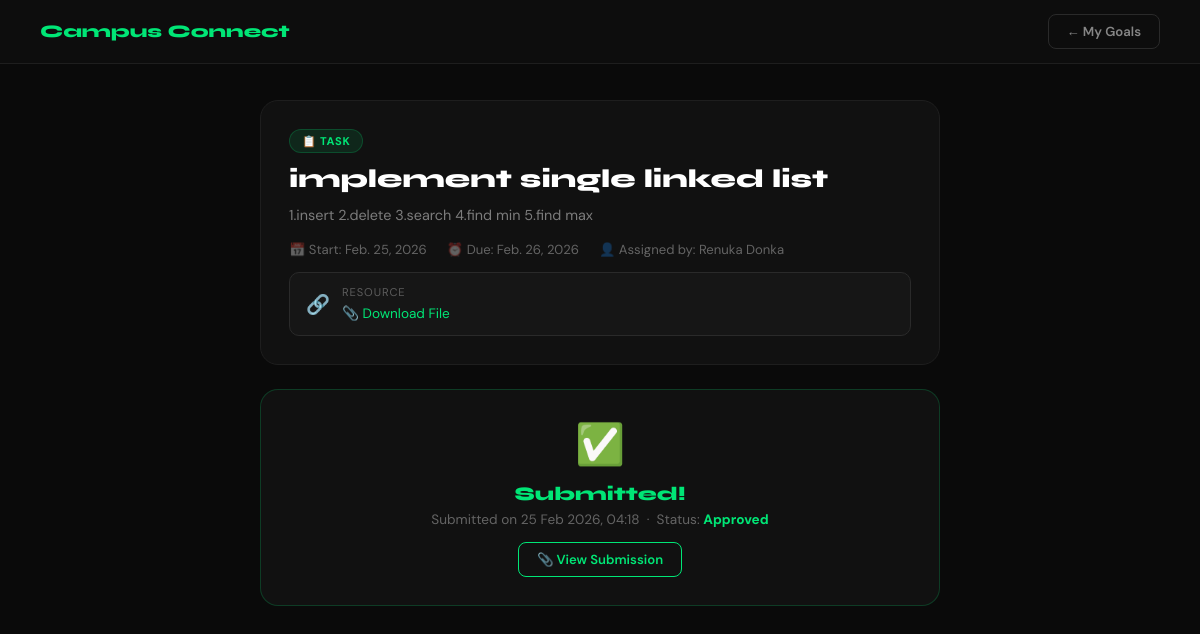
/study/goals/1/ (signed in), run on the app's committed database.
### campusconnect/models.py (models this page shows, shortened)
class Goal(models.Model):
    GOAL_TYPE = [
        ('task',  'Task'),
        ('quiz',  'Quiz'),
    ]
    STATUS = [
        ('active',    'Active'),
        ('completed', 'Completed'),
        ('overdue',   'Overdue'),
    ]
    title           = models.CharField(max_length=200)
    description     = models.TextField(blank=True)
    goal_type       = models.CharField(max_length=10, choices=GOAL_TYPE, default='task')
    assigned_by     = models.ForeignKey(User, on_delete=models.CASCADE, related_name='goals_created')
    assigned_to     = models.ManyToManyField(User, related_name='goals_assigned', blank=True)
    start_date      = models.DateField()
    due_date        = models.DateField()
    resource_link   = models.URLField(blank=True, null=True)
    resource_file   = models.FileField(upload_to='goal_resources/', blank=True, null=True)
    status          = models.CharField(max_length=20, choices=STATUS, default='active')
    created_at      = models.DateTimeField(auto_now_add=True)
    class Meta:
        ordering = ['-created_at']

class GoalSubmission(models.Model):
    STATUS = [
        ('submitted', 'Submitted'),
        ('reviewed',  'Reviewed'),
        ('approved',  'Approved'),
        ('rejected',  'Rejected'),
    ]
    goal        = models.ForeignKey(Goal, on_delete=models.CASCADE, related_name='submissions')
    student     = models.ForeignKey(User, on_delete=models.CASCADE, related_name='goal_submissions')
    file        = models.FileField(upload_to='goal_submissions/', blank=True, null=True)
    note        = models.TextField(blank=True)
    quiz_score  = models.FloatField(null=True, blank=True)
    quiz_total  = models.IntegerField(null=True, blank=True)
    status      = models.CharField(max_length=20, choices=STATUS, default='submitted')
    feedback    = models.TextField(blank=True)
    submitted_at = models.DateTimeField(auto_now_add=True)
    class Meta:
        unique_together = ('goal', 'student')
        ordering = ['-submitted_at']

### campusconnect/views.py (the view, shortened to what this page needs)
# urls.py: path('study/goals/<int:goal_id>/',          views.goal_detail,       name='goal_detail'),
def goal_detail(request, goal_id):
    if not request.user.is_authenticated:
        return redirect('login')
    goal = get_object_or_404(Goal, id=goal_id, assigned_to=request.user)
    existing_sub = GoalSubmission.objects.filter(goal=goal, student=request.user).first()
    return render(request, 'goals/goal_detail.html', {
        'goal': goal,
        'submission': existing_sub,
        'questions': goal.questions.all() if goal.goal_type == 'quiz' else [],
        'user': request.user,
    })

### templates/goals/goal_detail.html (shortened to what this page needs)
{% load static %}
<!DOCTYPE html>
<html lang="en">
<head>
</head>
<body>
<nav>
  <a href="{% url 'home' %}" class="nav-logo">Campus Connect</a>
  <a href="{% url 'goals' %}" class="btn">← My Goals</a>
</nav>
<div class="main">
  <div class="goal-header">
    <div style="display:flex;align-items:center;gap:10px;margin-bottom:10px">
      <span class="badge {% if goal.goal_type == 'quiz' %}badge-quiz{% else %}badge-task{% endif %}">
        {% if goal.goal_type == 'quiz' %}🧩 Quiz{% else %}📋 Task{% endif %}
      </span>
    </div>
    <div class="goal-title">{{ goal.title }}</div>
    {% if goal.description %}<p style="color:rgba(255,255,255,0.45);font-size:0.9rem;line-height:1.6;margin-top:8px">{{ goal.description }}</p>{% endif %}
    <div class="meta-row">
      <span>📅 Start: {{ goal.start_date }}</span>
      <span>⏰ Due: {{ goal.due_date }}</span>
      <span>👤 Assigned by: {{ goal.assigned_by.get_full_name|default:goal.assigned_by.username }}</span>
    </div>
    {% if goal.resource_link or goal.resource_file %}
    <div class="resource-box">
      <span style="font-size:1.2rem">🔗</span>
      <div>
        <div style="font-size:0.7rem;text-transform:uppercase;letter-spacing:0.08em;color:rgba(255,255,255,0.3);margin-bottom:3px">Resource</div>
        {% if goal.resource_file %}<a href="{{ goal.resource_file.url }}" target="_blank">📎 Download File</a>{% endif %}
      </div>
    </div>
    {% endif %}
  </div>
  {% if submission %}
  <div class="done-card">
    <div class="done-icon">✅</div>
    <div class="done-title">Submitted!</div>
    <p style="color:rgba(255,255,255,0.35);font-size:0.85rem;margin-top:6px">
      Submitted on {{ submission.submitted_at|date:"d M Y, H:i" }}
      &nbsp;·&nbsp; Status: <strong style="color:var(--green)">{{ submission.status|capfirst }}</strong>
    </p>
    {% if submission.file %}
    <div style="margin-top:14px">
      <a href="{{ submission.file.url }}" target="_blank" class="btn" style="border-color:var(--green);color:var(--green);margin:0 auto">📎 View Submission</a>
    </div>
    {% endif %}
  </div>
  {% endif %}
</div>
</body>
</html>

### templates/goals/goal_detail.html (style rules this page uses)
*,*::before,*::after { margin:0;padding:0;box-sizing:border-box }
:root { --green:#00e676;--pink:#ff4d9e;--dark:#0a0a0a;--border:#1e1e1e }
body { font-family:'DM Sans',sans-serif;background:var(--dark);color:#fff;min-height:100vh }
nav { display:flex;justify-content:space-between;align-items:center;padding:14px 40px;background:#0d0d0d;border-bottom:1px solid var(--border) }
.nav-logo { font-family:'Syne',sans-serif;font-weight:800;font-size:1.1rem;color:var(--green);text-decoration:none }
.btn { display:inline-flex;align-items:center;gap:6px;padding:8px 18px;border-radius:8px;font-size:0.82rem;font-weight:600;cursor:pointer;text-decoration:none;border:1px solid #2a2a2a;background:transparent;color:rgba(255,255,255,0.5);transition:all 0.2s }
.main { max-width:760px;margin:0 auto;padding:36px 40px }
.goal-header { background:#111;border:1px solid var(--border);border-radius:18px;padding:28px;margin-bottom:24px }
.goal-title { font-family:'Syne',sans-serif;font-size:1.6rem;font-weight:800;margin-bottom:10px }
.badge { display:inline-flex;align-items:center;padding:4px 12px;border-radius:50px;font-size:0.7rem;font-weight:700;letter-spacing:0.06em;text-transform:uppercase }
.badge-task { background:rgba(0,230,118,0.1);color:var(--green);border:1px solid rgba(0,230,118,0.2) }
.meta-row { display:flex;gap:20px;flex-wrap:wrap;margin-top:14px;font-size:0.82rem;color:rgba(255,255,255,0.35) }
.meta-row span { display:flex;align-items:center;gap:5px }
.resource-box { margin-top:14px;background:#161616;border:1px solid #2a2a2a;border-radius:10px;padding:12px 16px;display:flex;align-items:center;gap:12px }
.resource-box a { color:var(--green);text-decoration:none;font-size:0.85rem }
.done-card { background:#111;border:1px solid rgba(0,230,118,0.2);border-radius:18px;padding:28px;text-align:center }
.done-icon { font-size:2.5rem;margin-bottom:12px }
.done-title { font-family:'Syne',sans-serif;font-size:1.2rem;font-weight:800;color:var(--green) }

### data on the page
Goal: title "implement single linked list", description "1.insert 2.delete 3.search 4.find min 5.find max", start_date "Feb. 25, 2026", due_date "Feb. 26, 2026", assigned_by.get_full_name "Renuka Donka"
GoalSubmission: submitted_at "25 Feb 2026, 04:18", status "Approved"
